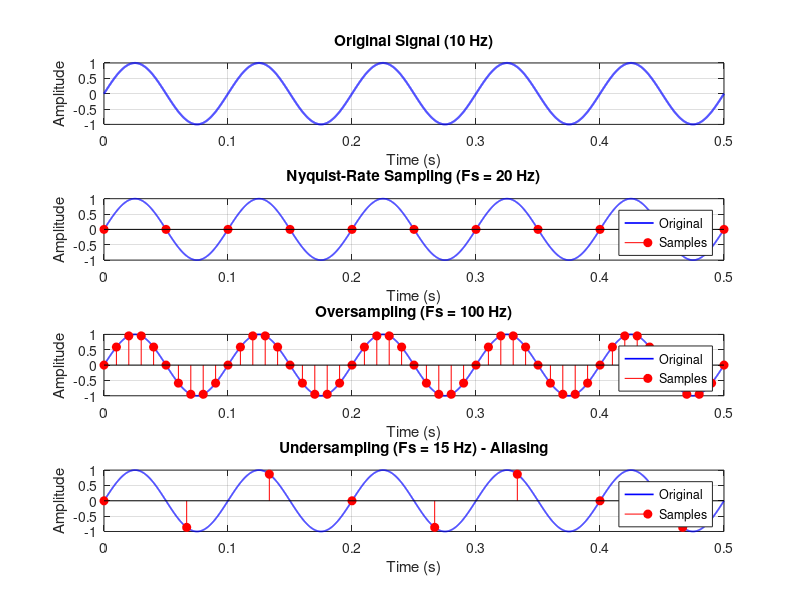

Write the MATLAB code that produced this figure.

% Sampling, Nyquist Rate, Oversampling and Undersampling
clc;
clear all;
close all;

% Original signal parameters
f1 = 10;                  % Signal frequency in Hz
A = 1;                    % Amplitude
t = 0:0.0001:0.5;         % Fine time vector (approx. continuous signal)
x = A*sin(2*pi*f1*t);     % Original signal

% Nyquist sampling frequency
Fn = 2*f1;

% Sampling frequencies
Fs_nyquist = Fn;          % Nyquist-rate sampling
Fs_over = 5*Fn;           % Oversampling
Fs_under = 1.5*f1;        % Undersampling (below Nyquist)

% Sampled signals
tn = 0:1/Fs_nyquist:0.5;
xn = A*sin(2*pi*f1*tn);

to = 0:1/Fs_over:0.5;
xo = A*sin(2*pi*f1*to);

tu = 0:1/Fs_under:0.5;
xu = A*sin(2*pi*f1*tu);

% Plot original signal
figure;

subplot(4,1,1);
plot(t,x,'b','LineWidth',1.5);
title('Original Signal (10 Hz)');
xlabel('Time (s)');
ylabel('Amplitude');
grid on;

% Nyquist-rate sampling
subplot(4,1,2);
plot(t,x,'b','LineWidth',1.2);
hold on;
stem(tn,xn,'r','filled');
title('Nyquist-Rate Sampling (Fs = 20 Hz)');
xlabel('Time (s)');
ylabel('Amplitude');
legend('Original','Samples');
grid on;

% Oversampling
subplot(4,1,3);
plot(t,x,'b','LineWidth',1.2);
hold on;
stem(to,xo,'r','filled');
title('Oversampling (Fs = 100 Hz)');
xlabel('Time (s)');
ylabel('Amplitude');
legend('Original','Samples');
grid on;

% Undersampling
subplot(4,1,4);
plot(t,x,'b','LineWidth',1.2);
hold on;
stem(tu,xu,'r','filled');
title('Undersampling (Fs = 15 Hz) - Aliasing');
xlabel('Time (s)');
ylabel('Amplitude');
legend('Original','Samples');
grid on;
